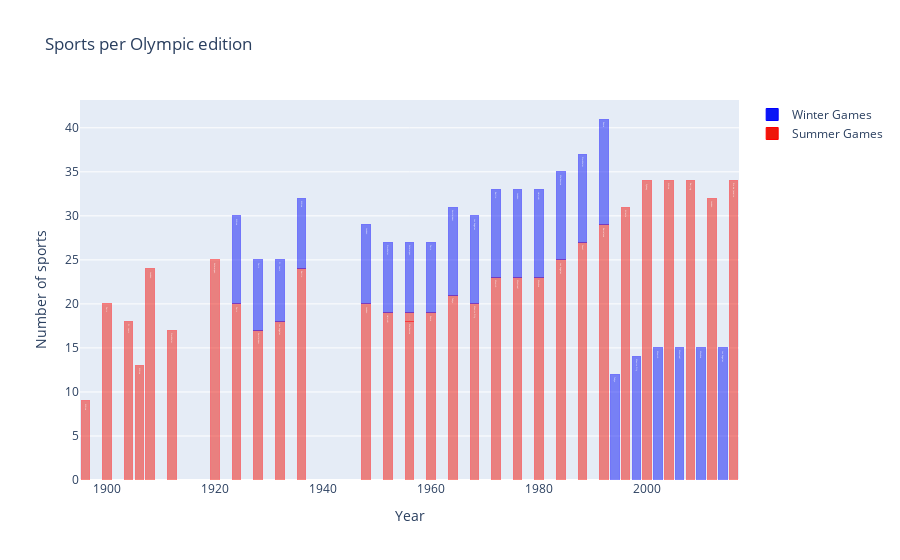

The notebook cell saved with this chart:
### Code cell
tmp = athlete_events_df.groupby(['Year', 'City','Season'])['Sport'].nunique()
df = pd.DataFrame(data={'Sports': tmp.values}, index=tmp.index).reset_index()


dfS = df[df['Season']=='Summer']; dfW = df[df['Season']=='Winter']

traceS = go.Bar(
    x = dfS['Year'],y = dfS['Sports'],
    name="Summer Games",
     marker=dict(
                color='rgb(238,23,11)',
                line=dict(
                    color='red',
                    width=1),
                opacity=0.5,
            ),
    text= dfS['City'],
)
traceW = go.Bar(
    x = dfW['Year'],y = dfW['Sports'],
    name="Winter Games",
    marker=dict(
                color='rgb(11,23,245)',
                line=dict(
                    color='blue',
                    width=1),
                opacity=0.5,
            ),
    text=dfS['City']
)

data = [traceS, traceW]
layout = dict(title = 'Sports per Olympic edition',
          xaxis = dict(title = 'Year', showticklabels=True), 
          yaxis = dict(title = 'Number of sports'),
          hovermode = 'closest',
          barmode='stack'
         )
fig = dict(data=data, layout=layout)
iplot(fig, filename='events-sports1')

### Figure 1 — Plotly figure (JSON) as saved in the notebook; plotly's stock layout.template omitted (floating-point values rounded to 4 significant figures)
{"data": [{"marker": {"color": "rgb(238,23,11)", "line": {"color": "red", "width": 1}, "opacity": 0.5}, "name": "Summer Games", "text": ["Athina", "Paris", "St. Louis", "Athina", "London", "Stockholm", "Antwerpen", "Paris", "Amsterdam", "Los Angeles", "Berlin", "London", "Helsinki", "Melbourne", "Stockholm", "Roma", "Tokyo", "Mexico City", "Munich", "Montreal", "Moskva", "Los Angeles", "Seoul", "Barcelona", "Atlanta", "Sydney", "Athina", "Beijing", "London", "Rio de Janeiro"], "type": "bar", "x": [1896, 1900, 1904, 1906, 1908, 1912, 1920, 1924, 1928, 1932, 1936, 1948, 1952, 1956, 1956, 1960, 1964, 1968, 1972, 1976, 1980, 1984, 1988, 1992, 1996, 2000, 2004, 2008, 2012, 2016], "y": [9, 20, 18, 13, 24, 17, 25, 20, 17, 18, 24, 20, 19, 18, 1, 19, 21, 20, 23, 23, 23, 25, 27, 29, 31, 34, 34, 34, 32, 34]}, {"marker": {"color": "rgb(11,23,245)", "line": {"color": "blue", "width": 1}, "opacity": 0.5}, "name": "Winter Games", "text": ["Athina", "Paris", "St. Louis", "Athina", "London", "Stockholm", "Antwerpen", "Paris", "Amsterdam", "Los Angeles", "Berlin", "London", "Helsinki", "Melbourne", "Stockholm", "Roma", "Tokyo", "Mexico City", "Munich", "Montreal", "Moskva", "Los Angeles", "Seoul", "Barcelona", "Atlanta", "Sydney", "Athina", "Beijing", "London", "Rio de Janeiro"], "type": "bar", "x": [1924, 1928, 1932, 1936, 1948, 1952, 1956, 1960, 1964, 1968, 1972, 1976, 1980, 1984, 1988, 1992, 1994, 1998, 2002, 2006, 2010, 2014], "y": [10, 8, 7, 8, 9, 8, 8, 8, 10, 10, 10, 10, 10, 10, 10, 12, 12, 14, 15, 15, 15, 15]}], "layout": {"barmode": "stack", "hovermode": "closest", "title": {"text": "Sports per Olympic edition"}, "xaxis": {"showticklabels": true, "title": {"text": "Year"}}, "yaxis": {"title": {"text": "Number of sports"}}}}
